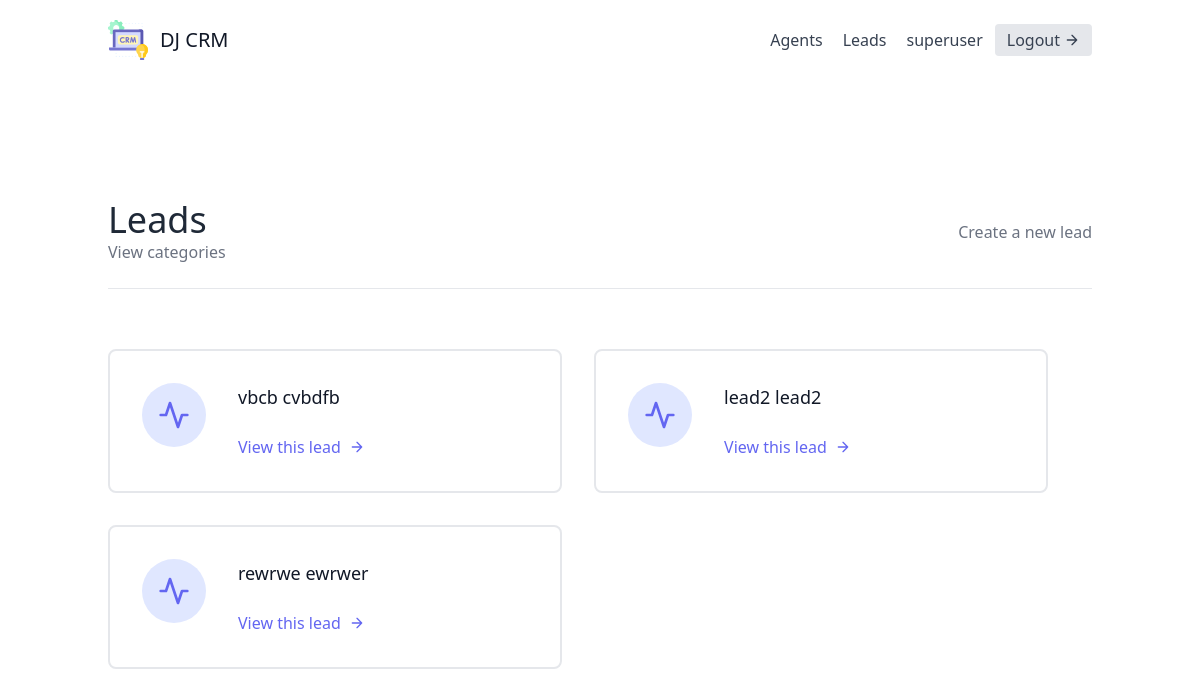
The app's page /leads/ (signed in), older data.
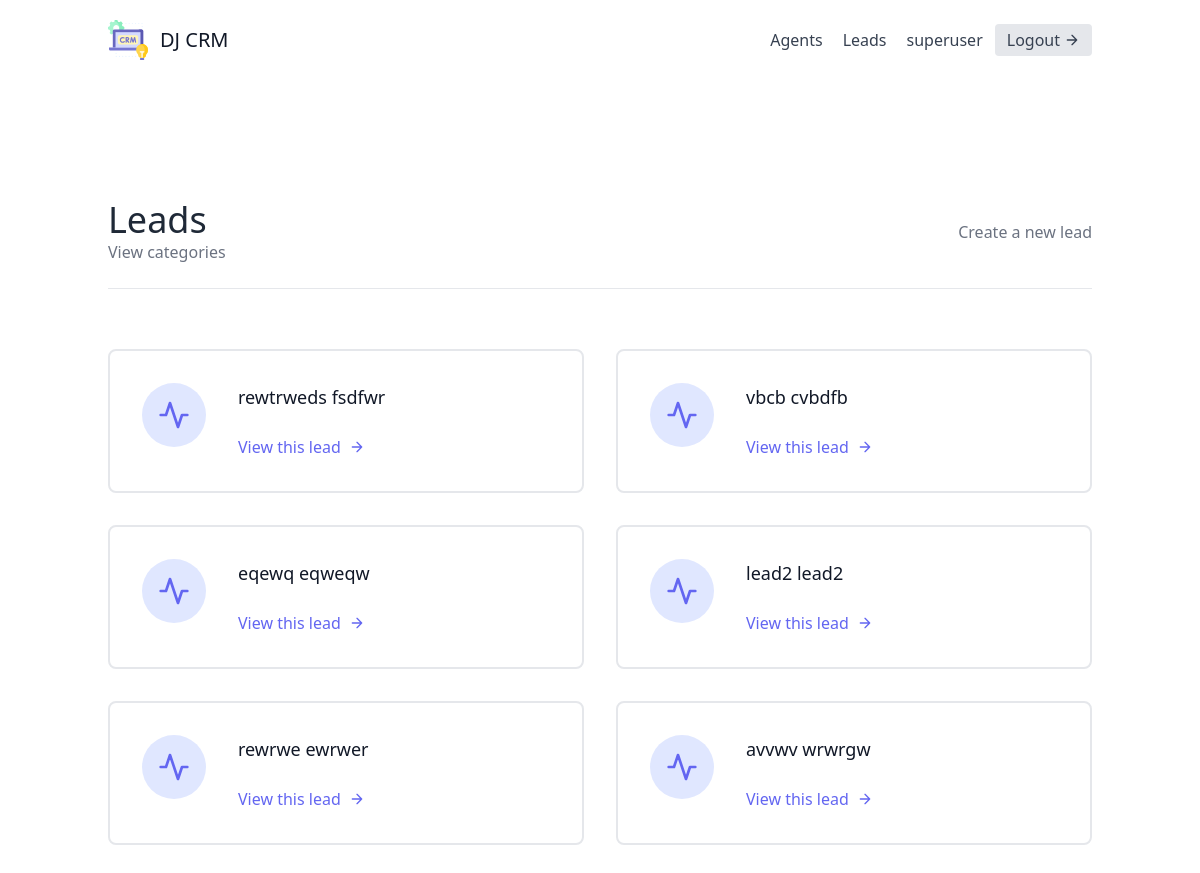
The same page, newer data.
### leads/models.py (models this page shows, shortened)
class Lead(models.Model):
    SOURCE_CHOICES = (
        ("YouTube", "YouTube"),
        ("Google", "Google"),
        ("Newsletter", "Newsletter"),
    )
    first_name = models.CharField(max_length=20)
    last_name = models.CharField(max_length=20)
    agent = models.ForeignKey("Agent",null=True, blank=True, on_delete=models.SET_NULL)
    organization = models.ForeignKey(UserProfile, on_delete=models.CASCADE)
    age = models.IntegerField(default=0)
    phoned = models.BooleanField(default=False)
    source = models.CharField(choices=SOURCE_CHOICES, max_length=100)
    profile_picture = models.ImageField(blank=True, null=True)
    special_file = models.FileField(blank=True, null=True)
    category = models.ForeignKey("Category",related_name="leads", null=True, blank=True, on_delete=models.SET_NULL)

### leads/views.py (the view)
# urls.py: path("", LeadListView.as_view(), name="lead-list"),
class LeadListView(LoginRequiredMixin, generic.ListView):
    template_name = "leads/lead_list.html"
    context_object_name = "leads"
    def get_queryset(self):
        user = self.request.user
        if user.is_organizer:
            queryset = Lead.objects.filter(organization=user.userprofile, agent__isnull=False)
        else:
            queryset = Lead.objects.filter(organization=user.agent.organization, agent__isnull=False)
            queryset = queryset.filter(agent__user=user)
        return queryset
    def get_context_data(self, **kwargs):
        context = super(LeadListView, self).get_context_data(**kwargs)
        user = self.request.user
        if user.is_organizer:
            queryset = Lead.objects.filter(organization=user.userprofile, agent__isnull=True)
            context.update({
                "unassigned_leads":queryset
            })
        return context

### leads/templates/leads/lead_list.html (shortened to what this page needs)
{% extends "base.html" %} {% block content %}
<section class="text-gray-700 body-font">
  <div class="container px-5 py-24 mx-auto flex flex-wrap">
    <div class="w-full mb-6 py-6 flex justify-between items-center border-b border-gray-200">
        <div>
            <h1 class="text-4xl text-gray-800">Leads</h1>
            <a class="text-gray-500 hover:text-blue-500" href="{% url 'leads:category-list' %}">
              View categories
          </a>
        </div>
        <div>
          {% if request.user.is_organizer %}
            <a class="text-gray-500 hover:text-blue-500" href="{% url 'leads:lead-create' %}">
                Create a new lead
            </a>
          {% endif %}
          </div>
    </div>
    <div class="mt-5 flex flex-wrap -m-4">
      {% for lead in leads %}
        <div class="p-4 lg:w-1/2 md:w-full">
          <div
            class="flex border-2 rounded-lg border-gray-200 p-8 sm:flex-row flex-col"
          >
            <div
              class="w-16 h-16 sm:mr-8 sm:mb-0 mb-4 inline-flex items-center justify-center rounded-full bg-indigo-100 text-indigo-500 flex-shrink-0"
            >
              <svg
                fill="none"
                stroke="currentColor"
                stroke-linecap="round"
                stroke-linejoin="round"
                stroke-width="2"
                class="w-8 h-8"
                viewBox="0 0 24 24"
              >
                <path d="M22 12h-4l-3 9L9 3l-3 9H2"></path>
              </svg>
            </div>
            <div class="flex-grow">
              <h2 class="text-gray-900 text-lg title-font font-medium mb-3">
                {{ lead.first_name }} {{ lead.last_name }}
              </h2>
              <a href="{% url 'leads:lead-detail' lead.pk%}" class="mt-3 text-indigo-500 inline-flex items-center">
                View this lead
                <svg
                  fill="none"
                  stroke="currentColor"
                  stroke-linecap="round"
                  stroke-linejoin="round"
                  stroke-width="2"
                  class="w-4 h-4 ml-2"
                  viewBox="0 0 24 24"
                >
                  <path d="M5 12h14M12 5l7 7-7 7"></path>
                </svg>
              </a>
            </div>
          </div>
        </div>
      {% endfor %}
    </div>
      </div>
  </div>
{% endblock content %}

Row changes from the older to the newer data that the page shows:
now on this page (row edited): Lead: first_name "rewtrweds", last_name "fsdfwr"
now on this page (row edited): Lead: first_name "eqewq", last_name "eqweqw"
added Lead: first_name "avvwv", last_name "wrwrgw"
